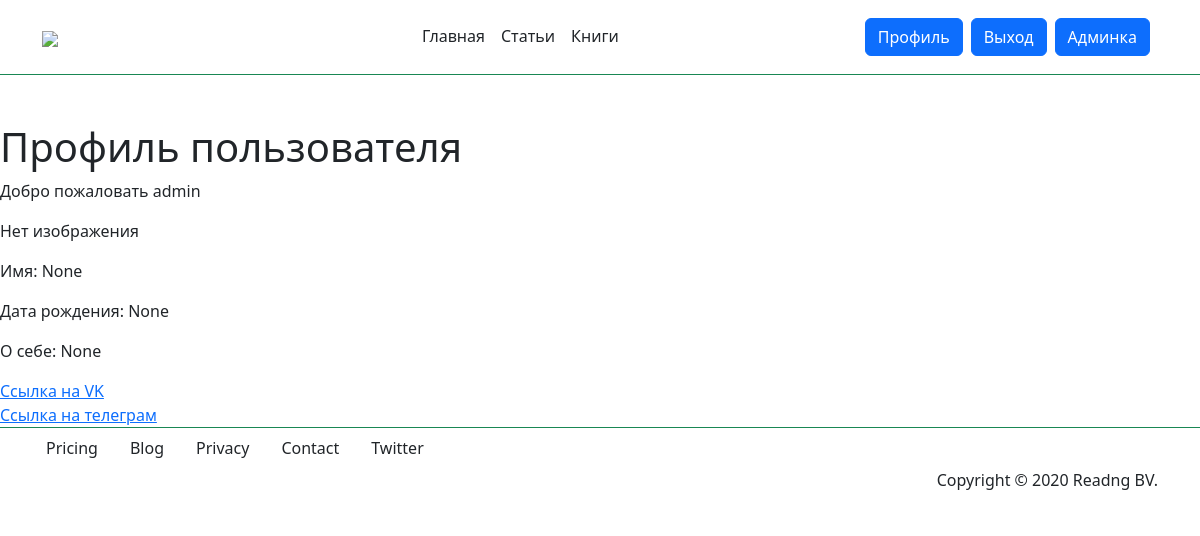
Screenshot of /accounts/profile/ (signed in) with the database file from the repository.
### classviewshome/models.py (models this page shows)
class CustomUser(AbstractUser):
    full_name = models.CharField(max_length=250, verbose_name="ФИО", blank=True, null=True)
    birth_date = models.DateField(verbose_name="Дата рождения", blank=True, null=True)
    bio = models.TextField(null=True, blank=True)
    profile_pic = models.ImageField(null=True, blank=True, upload_to="images/profile/")
    vk = models.CharField(max_length=50, null=True, blank=True)
    telegram = models.CharField(max_length=50, null=True, blank=True)

### classviewshome/views.py (the view)
# urls.py: path('accounts/profile/', ProfileView.as_view(), name='profile'),
class ProfileView(TemplateView):
    template_name = 'classviewshome/profile.html'
    @method_decorator(login_required)
    def dispatch(self, *args, **kwargs):
        return super().dispatch(*args, **kwargs)
    def get_context_data(self, **kwargs):
        context = super().get_context_data(**kwargs)
        context['user'] = self.request.user
        return context

### classviewshome/templates/classviewshome/profile.html
{% extends 'base.html' %}
{% block content %}
 <h1>Профиль пользователя</h1>
    <p>Добро пожаловать {{ user.username }}</p>
{% if user.profile_pic %}
    <img src="{{ user.profile_pic.url }}" height=200 width=200>
{% else %}
 <p> Нет изображения </p>
{% endif %}
    <p>Имя: {{ user.full_name }} </p>
    <p>Дата рождения: {{ user.birth_date }} </p>
    <p>О себе: {{ user.bio }}</p>
    <a href="{{ user.vk }}"> Ссылка на VK</a> <br>
    <a href="{{ user.telegram }}"> Ссылка на телеграм</a> <br>
{% endblock content %}

### rows the page displays
CustomUser: username "admin", full_name "None", birth_date "None", bio "None"
